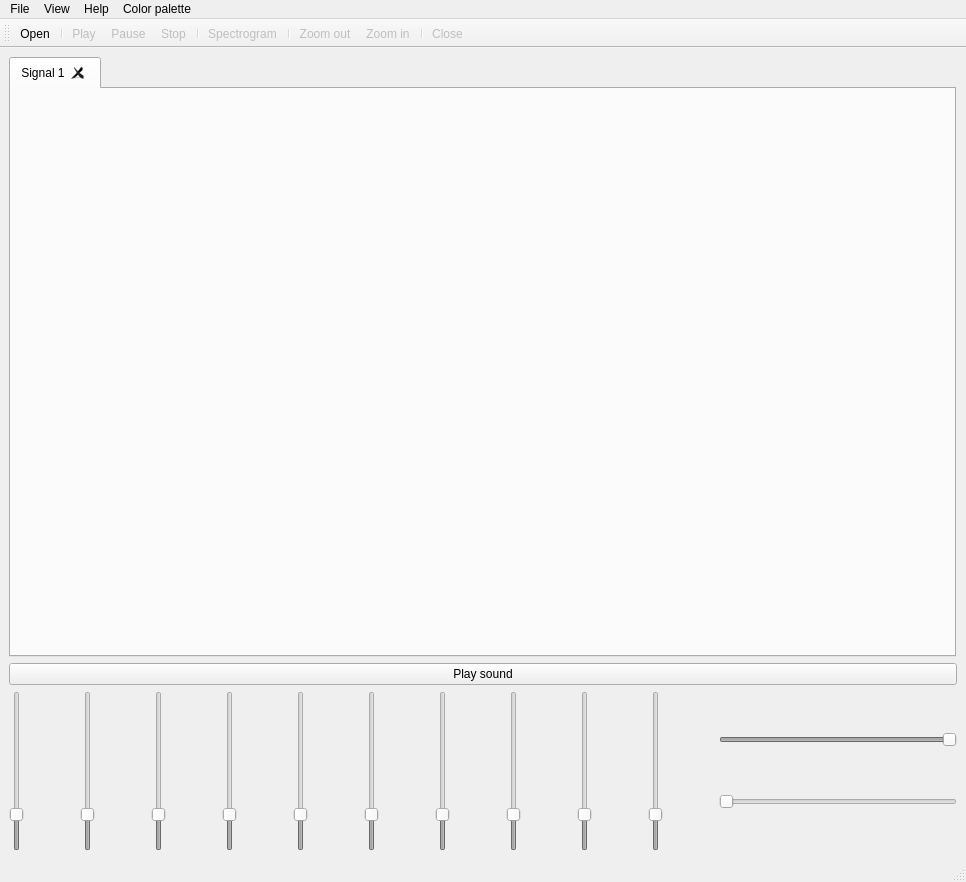
<?xml version="1.0" encoding="UTF-8"?>
<ui version="4.0">
 <class>MainWindow</class>
 <widget class="QMainWindow" name="MainWindow">
  <property name="geometry">
   <rect>
    <x>0</x>
    <y>0</y>
    <width>966</width>
    <height>882</height>
   </rect>
  </property>
  <property name="windowTitle">
   <string>Signal viewer</string>
  </property>
  <property name="windowIcon">
   <iconset>
    <normaloff>icons/ecg.png</normaloff>icons/ecg.png</iconset>
  </property>
  <widget class="QWidget" name="centralwidget">
   <layout class="QGridLayout" name="gridLayout">
    <item row="2" column="0">
     <layout class="QVBoxLayout" name="verticalLayout_6">
      <item>
       <layout class="QHBoxLayout" name="horizontalLayout_5">
        <item>
         <widget class="QSlider" name="verticalSlider_1">
          <property name="enabled">
           <bool>false</bool>
          </property>
          <property name="maximum">
           <number>50</number>
          </property>
          <property name="singleStep">
           <number>1</number>
          </property>
          <property name="value">
           <number>10</number>
          </property>
          <property name="orientation">
           <enum>Qt::Vertical</enum>
          </property>
         </widget>
        </item>
        <item>
         <spacer name="horizontalSpacer_2">
          <property name="orientation">
           <enum>Qt::Horizontal</enum>
          </property>
          <property name="sizeType">
           <enum>QSizePolicy::Fixed</enum>
          </property>
          <property name="sizeHint" stdset="0">
           <size>
            <width>50</width>
            <height>20</height>
           </size>
          </property>
         </spacer>
        </item>
        <item>
         <widget class="QSlider" name="verticalSlider_2">
          <property name="enabled">
           <bool>false</bool>
          </property>
          <property name="maximum">
           <number>50</number>
          </property>
          <property name="value">
           <number>10</number>
          </property>
          <property name="orientation">
           <enum>Qt::Vertical</enum>
          </property>
         </widget>
        </item>
        <item>
         <spacer name="horizontalSpacer_3">
          <property name="orientation">
           <enum>Qt::Horizontal</enum>
          </property>
          <property name="sizeType">
           <enum>QSizePolicy::Fixed</enum>
          </property>
          <property name="sizeHint" stdset="0">
           <size>
            <width>50</width>
            <height>20</height>
           </size>
          </property>
         </spacer>
        </item>
        <item>
         <widget class="QSlider" name="verticalSlider_3">
          <property name="enabled">
           <bool>false</bool>
          </property>
          <property name="maximum">
           <number>50</number>
          </property>
          <property name="value">
           <number>10</number>
          </property>
          <property name="orientation">
           <enum>Qt::Vertical</enum>
          </property>
         </widget>
        </item>
        <item>
         <spacer name="horizontalSpacer_4">
          <property name="orientation">
           <enum>Qt::Horizontal</enum>
          </property>
          <property name="sizeType">
           <enum>QSizePolicy::Fixed</enum>
          </property>
          <property name="sizeHint" stdset="0">
           <size>
            <width>50</width>
            <height>20</height>
           </size>
          </property>
         </spacer>
        </item>
        <item>
         <widget class="QSlider" name="verticalSlider_4">
          <property name="enabled">
           <bool>false</bool>
          </property>
          <property name="maximum">
           <number>50</number>
          </property>
          <property name="value">
           <number>10</number>
          </property>
          <property name="orientation">
           <enum>Qt::Vertical</enum>
          </property>
         </widget>
        </item>
        <item>
         <spacer name="horizontalSpacer_5">
          <property name="orientation">
           <enum>Qt::Horizontal</enum>
          </property>
          <property name="sizeType">
           <enum>QSizePolicy::Fixed</enum>
          </property>
          <property name="sizeHint" stdset="0">
           <size>
            <width>50</width>
            <height>20</height>
           </size>
          </property>
         </spacer>
        </item>
        <item>
         <widget class="QSlider" name="verticalSlider_5">
          <property name="enabled">
           <bool>false</bool>
          </property>
          <property name="maximum">
           <number>50</number>
          </property>
          <property name="value">
           <number>10</number>
          </property>
          <property name="orientation">
           <enum>Qt::Vertical</enum>
          </property>
         </widget>
        </item>
        <item>
         <spacer name="horizontalSpacer_6">
          <property name="orientation">
           <enum>Qt::Horizontal</enum>
          </property>
          <property name="sizeType">
           <enum>QSizePolicy::Fixed</enum>
          </property>
          <property name="sizeHint" stdset="0">
           <size>
            <width>50</width>
            <height>20</height>
           </size>
          </property>
         </spacer>
        </item>
        <item>
         <widget class="QSlider" name="verticalSlider_6">
          <property name="enabled">
           <bool>false</bool>
          </property>
          <property name="maximum">
           <number>50</number>
          </property>
          <property name="value">
           <number>10</number>
          </property>
          <property name="orientation">
           <enum>Qt::Vertical</enum>
          </property>
         </widget>
        </item>
        <item>
         <spacer name="horizontalSpacer_7">
          <property name="orientation">
           <enum>Qt::Horizontal</enum>
          </property>
          <property name="sizeType">
           <enum>QSizePolicy::Fixed</enum>
          </property>
          <property name="sizeHint" stdset="0">
           <size>
            <width>50</width>
            <height>20</height>
           </size>
          </property>
         </spacer>
        </item>
        <item>
         <widget class="QSlider" name="verticalSlider_7">
          <property name="enabled">
           <bool>false</bool>
          </property>
          <property name="maximum">
           <number>50</number>
          </property>
          <property name="value">
           <number>10</number>
          </property>
          <property name="orientation">
           <enum>Qt::Vertical</enum>
          </property>
         </widget>
        </item>
        <item>
         <spacer name="horizontalSpacer_8">
          <property name="orientation">
           <enum>Qt::Horizontal</enum>
          </property>
          <property name="sizeType">
           <enum>QSizePolicy::Fixed</enum>
          </property>
          <property name="sizeHint" stdset="0">
           <size>
            <width>50</width>
            <height>20</height>
           </size>
          </property>
         </spacer>
        </item>
        <item>
         <widget class="QSlider" name="verticalSlider_8">
          <property name="enabled">
           <bool>false</bool>
          </property>
          <property name="maximum">
           <number>50</number>
          </property>
          <property name="value">
           <number>10</number>
          </property>
          <property name="orientation">
           <enum>Qt::Vertical</enum>
          </property>
         </widget>
        </item>
        <item>
         <spacer name="horizontalSpacer_9">
          <property name="orientation">
           <enum>Qt::Horizontal</enum>
          </property>
          <property name="sizeType">
           <enum>QSizePolicy::Fixed</enum>
          </property>
          <property name="sizeHint" stdset="0">
           <size>
            <width>50</width>
            <height>20</height>
           </size>
          </property>
         </spacer>
        </item>
        <item>
         <widget class="QSlider" name="verticalSlider_9">
          <property name="enabled">
           <bool>false</bool>
          </property>
          <property name="maximum">
           <number>50</number>
          </property>
          <property name="value">
           <number>10</number>
          </property>
          <property name="orientation">
           <enum>Qt::Vertical</enum>
          </property>
         </widget>
        </item>
        <item>
         <spacer name="horizontalSpacer_10">
          <property name="orientation">
           <enum>Qt::Horizontal</enum>
          </property>
          <property name="sizeType">
           <enum>QSizePolicy::Fixed</enum>
          </property>
          <property name="sizeHint" stdset="0">
           <size>
            <width>50</width>
            <height>20</height>
           </size>
          </property>
         </spacer>
        </item>
        <item>
         <widget class="QSlider" name="verticalSlider_10">
          <property name="enabled">
           <bool>false</bool>
          </property>
          <property name="maximum">
           <number>50</number>
          </property>
          <property name="value">
           <number>10</number>
          </property>
          <property name="orientation">
           <enum>Qt::Vertical</enum>
          </property>
         </widget>
        </item>
        <item>
         <spacer name="horizontalSpacer">
          <property name="orientation">
           <enum>Qt::Horizontal</enum>
          </property>
          <property name="sizeType">
           <enum>QSizePolicy::Fixed</enum>
          </property>
          <property name="sizeHint" stdset="0">
           <size>
            <width>50</width>
            <height>20</height>
           </size>
          </property>
         </spacer>
        </item>
        <item>
         <layout class="QVBoxLayout" name="verticalLayout_3">
          <item>
           <widget class="QSlider" name="verticalSlider_12">
            <property name="enabled">
             <bool>false</bool>
            </property>
            <property name="sizePolicy">
             <sizepolicy hsizetype="Expanding" vsizetype="Fixed">
              <horstretch>0</horstretch>
              <verstretch>0</verstretch>
             </sizepolicy>
            </property>
            <property name="maximum">
             <number>100</number>
            </property>
            <property name="value">
             <number>100</number>
            </property>
            <property name="orientation">
             <enum>Qt::Horizontal</enum>
            </property>
           </widget>
          </item>
          <item>
           <widget class="QSlider" name="verticalSlider_11">
            <property name="enabled">
             <bool>false</bool>
            </property>
            <property name="sizePolicy">
             <sizepolicy hsizetype="Expanding" vsizetype="Fixed">
              <horstretch>0</horstretch>
              <verstretch>0</verstretch>
             </sizepolicy>
            </property>
            <property name="maximum">
             <number>100</number>
            </property>
            <property name="orientation">
             <enum>Qt::Horizontal</enum>
            </property>
           </widget>
          </item>
         </layout>
        </item>
       </layout>
      </item>
     </layout>
    </item>
    <item row="0" column="0">
     <layout class="QHBoxLayout" name="horizontalLayout">
      <item>
       <widget class="QTabWidget" name="tabWidget">
        <property name="currentIndex">
         <number>0</number>
        </property>
        <property name="documentMode">
         <bool>false</bool>
        </property>
        <property name="tabsClosable">
         <bool>true</bool>
        </property>
        <property name="tabBarAutoHide">
         <bool>false</bool>
        </property>
        <widget class="QWidget" name="tab">
         <property name="enabled">
          <bool>true</bool>
         </property>
         <attribute name="title">
          <string>Signal 1</string>
         </attribute>
         <layout class="QGridLayout" name="gridLayout_4">
          <item row="0" column="0">
           <layout class="QHBoxLayout" name="horizontalLayout_2">
            <item>
             <layout class="QVBoxLayout" name="verticalLayout">
              <item>
               <widget class="PlotWidget" name="widget_before1" native="true"/>
              </item>
              <item>
               <widget class="PlotWidget" name="widget_after1" native="true"/>
              </item>
             </layout>
            </item>
            <item>
             <layout class="QVBoxLayout" name="verticalLayout_2">
              <item>
               <widget class="PlotWidget" name="widget_1s" native="true"/>
              </item>
             </layout>
            </item>
           </layout>
          </item>
         </layout>
        </widget>
       </widget>
      </item>
      <item>
       <spacer name="verticalSpacer">
        <property name="orientation">
         <enum>Qt::Vertical</enum>
        </property>
        <property name="sizeType">
         <enum>QSizePolicy::Preferred</enum>
        </property>
        <property name="sizeHint" stdset="0">
         <size>
          <width>1</width>
          <height>600</height>
         </size>
        </property>
       </spacer>
      </item>
     </layout>
    </item>
    <item row="1" column="0">
     <widget class="QPushButton" name="pushButton">
      <property name="text">
       <string>Play sound</string>
      </property>
     </widget>
    </item>
   </layout>
  </widget>
  <widget class="QMenuBar" name="menubar">
   <property name="geometry">
    <rect>
     <x>0</x>
     <y>0</y>
     <width>966</width>
     <height>22</height>
    </rect>
   </property>
   <widget class="QMenu" name="menuFile">
    <property name="title">
     <string>File</string>
    </property>
    <addaction name="actionOpen"/>
    <addaction name="actionNew_tab"/>
    <addaction name="separator"/>
    <addaction name="actionSave_as_PDF"/>
    <addaction name="actionExit"/>
   </widget>
   <widget class="QMenu" name="menuView">
    <property name="title">
     <string>View</string>
    </property>
    <addaction name="actionToolbar"/>
    <addaction name="actionStatus_bar"/>
    <addaction name="separator"/>
    <addaction name="actionPlay"/>
    <addaction name="actionPause"/>
    <addaction name="actionStop"/>
    <addaction name="separator"/>
    <addaction name="actionFaster"/>
    <addaction name="actionSlower"/>
    <addaction name="separator"/>
    <addaction name="actionSpectrogram"/>
    <addaction name="separator"/>
    <addaction name="actionZoom_in"/>
    <addaction name="actionZoom_out"/>
    <addaction name="separator"/>
    <addaction name="actionScroll_up"/>
    <addaction name="actionScroll_down"/>
    <addaction name="actionScroll_left"/>
    <addaction name="actionScroll_right"/>
    <addaction name="separator"/>
    <addaction name="actionClose"/>
   </widget>
   <widget class="QMenu" name="menuHelp">
    <property name="title">
     <string>Help</string>
    </property>
    <addaction name="actionAbout"/>
   </widget>
   <widget class="QMenu" name="menuColor_palette">
    <property name="title">
     <string>Color palette</string>
    </property>
    <addaction name="actionColor_1"/>
    <addaction name="actionColor_2"/>
    <addaction name="actionColor_3"/>
    <addaction name="actionColor_4"/>
    <addaction name="actionColor_5"/>
   </widget>
   <addaction name="menuFile"/>
   <addaction name="menuView"/>
   <addaction name="menuHelp"/>
   <addaction name="menuColor_palette"/>
  </widget>
  <widget class="QStatusBar" name="statusbar">
   <property name="statusTip">
    <string>Ready</string>
   </property>
  </widget>
  <widget class="QToolBar" name="toolBar">
   <property name="windowTitle">
    <string>toolBar_2</string>
   </property>
   <attribute name="toolBarArea">
    <enum>TopToolBarArea</enum>
   </attribute>
   <attribute name="toolBarBreak">
    <bool>false</bool>
   </attribute>
   <addaction name="actionOpen"/>
   <addaction name="separator"/>
   <addaction name="actionPlay"/>
   <addaction name="actionPause"/>
   <addaction name="actionStop"/>
   <addaction name="separator"/>
   <addaction name="actionSpectrogram"/>
   <addaction name="separator"/>
   <addaction name="actionZoom_out"/>
   <addaction name="actionZoom_in"/>
   <addaction name="separator"/>
   <addaction name="actionClose"/>
  </widget>
  <action name="actionOpen">
   <property name="icon">
    <iconset>
     <normaloff>icons/folder.png</normaloff>icons/folder.png</iconset>
   </property>
   <property name="text">
    <string>Open...</string>
   </property>
   <property name="statusTip">
    <string>Open an existing document</string>
   </property>
   <property name="shortcut">
    <string>Ctrl+O</string>
   </property>
  </action>
  <action name="actionToolbar">
   <property name="checkable">
    <bool>true</bool>
   </property>
   <property name="checked">
    <bool>true</bool>
   </property>
   <property name="text">
    <string>Toolbar</string>
   </property>
   <property name="statusTip">
    <string>Show or hide the toolbar</string>
   </property>
  </action>
  <action name="actionStatus_bar">
   <property name="checkable">
    <bool>true</bool>
   </property>
   <property name="checked">
    <bool>true</bool>
   </property>
   <property name="text">
    <string>Status bar</string>
   </property>
   <property name="statusTip">
    <string>Show or hide the status bar</string>
   </property>
  </action>
  <action name="actionZoom_in">
   <property name="enabled">
    <bool>false</bool>
   </property>
   <property name="icon">
    <iconset>
     <normaloff>icons/zoom-in.png</normaloff>icons/zoom-in.png</iconset>
   </property>
   <property name="text">
    <string>Zoom in</string>
   </property>
   <property name="statusTip">
    <string>Zoom in</string>
   </property>
   <property name="shortcut">
    <string>Ctrl+E</string>
   </property>
  </action>
  <action name="actionZoom_out">
   <property name="enabled">
    <bool>false</bool>
   </property>
   <property name="icon">
    <iconset>
     <normaloff>icons/magnifying-glass.png</normaloff>icons/magnifying-glass.png</iconset>
   </property>
   <property name="text">
    <string>Zoom out</string>
   </property>
   <property name="statusTip">
    <string>Zoom out</string>
   </property>
   <property name="shortcut">
    <string>Ctrl+D</string>
   </property>
  </action>
  <action name="actionAbout">
   <property name="text">
    <string>About...</string>
   </property>
   <property name="statusTip">
    <string>Show Information, version number and copy rights </string>
   </property>
   <property name="shortcut">
    <string>Ctrl+H</string>
   </property>
  </action>
  <action name="actionClose">
   <property name="enabled">
    <bool>false</bool>
   </property>
   <property name="icon">
    <iconset>
     <normaloff>icons/rejected.png</normaloff>icons/rejected.png</iconset>
   </property>
   <property name="text">
    <string>Close</string>
   </property>
   <property name="statusTip">
    <string>Close the selected signal</string>
   </property>
   <property name="shortcut">
    <string>Ctrl+Q</string>
   </property>
  </action>
  <action name="actionPlay">
   <property name="enabled">
    <bool>false</bool>
   </property>
   <property name="icon">
    <iconset>
     <normaloff>icons/play.png</normaloff>icons/play.png</iconset>
   </property>
   <property name="text">
    <string>Play</string>
   </property>
   <property name="statusTip">
    <string>Play the signal</string>
   </property>
   <property name="shortcut">
    <string>Ctrl+P</string>
   </property>
  </action>
  <action name="actionPause">
   <property name="enabled">
    <bool>false</bool>
   </property>
   <property name="icon">
    <iconset>
     <normaloff>icons/pause(1).png</normaloff>icons/pause(1).png</iconset>
   </property>
   <property name="text">
    <string>Pause</string>
   </property>
   <property name="statusTip">
    <string>Pause the signal</string>
   </property>
   <property name="shortcut">
    <string>Space</string>
   </property>
  </action>
  <action name="actionStop">
   <property name="enabled">
    <bool>false</bool>
   </property>
   <property name="icon">
    <iconset>
     <normaloff>icons/iconfinder_Stop_85391.png</normaloff>icons/iconfinder_Stop_85391.png</iconset>
   </property>
   <property name="text">
    <string>Stop</string>
   </property>
   <property name="statusTip">
    <string>Stop signal flow</string>
   </property>
   <property name="shortcut">
    <string>Return</string>
   </property>
  </action>
  <action name="action1_Signal">
   <property name="checkable">
    <bool>true</bool>
   </property>
   <property name="checked">
    <bool>true</bool>
   </property>
   <property name="text">
    <string>Signal 1</string>
   </property>
   <property name="statusTip">
    <string>View the first signal</string>
   </property>
   <property name="shortcut">
    <string>F1</string>
   </property>
  </action>
  <action name="action2_Signals">
   <property name="checkable">
    <bool>true</bool>
   </property>
   <property name="text">
    <string>Signal 2</string>
   </property>
   <property name="statusTip">
    <string>View the second signal</string>
   </property>
   <property name="shortcut">
    <string>F2</string>
   </property>
  </action>
  <action name="action3_Signals">
   <property name="checkable">
    <bool>true</bool>
   </property>
   <property name="text">
    <string>Signal 3</string>
   </property>
   <property name="statusTip">
    <string>View the third signal</string>
   </property>
   <property name="shortcut">
    <string>F3</string>
   </property>
  </action>
  <action name="actionSpectrogram">
   <property name="enabled">
    <bool>false</bool>
   </property>
   <property name="icon">
    <iconset>
     <normaloff>icons/color-circle.png</normaloff>icons/color-circle.png</iconset>
   </property>
   <property name="text">
    <string>Spectrogram</string>
   </property>
   <property name="statusTip">
    <string>Create a spectrogram of the selected signal</string>
   </property>
   <property name="shortcut">
    <string>Ctrl+T</string>
   </property>
  </action>
  <action name="actionExit">
   <property name="text">
    <string>Exit</string>
   </property>
   <property name="statusTip">
    <string>Exit</string>
   </property>
   <property name="shortcut">
    <string>Esc</string>
   </property>
  </action>
  <action name="actionSignal_graph">
   <property name="enabled">
    <bool>true</bool>
   </property>
   <property name="icon">
    <iconset>
     <normaloff>icons/ecg-lines.png</normaloff>icons/ecg-lines.png</iconset>
   </property>
   <property name="text">
    <string>Signal graph</string>
   </property>
   <property name="statusTip">
    <string>Show the signal ghraph</string>
   </property>
   <property name="shortcut">
    <string>Ctrl+G</string>
   </property>
  </action>
  <action name="actionSave_as_PDF">
   <property name="enabled">
    <bool>false</bool>
   </property>
   <property name="text">
    <string>Save as PDF</string>
   </property>
   <property name="statusTip">
    <string>Save signals as pdf</string>
   </property>
   <property name="shortcut">
    <string>Ctrl+S</string>
   </property>
  </action>
  <action name="actionFaster">
   <property name="enabled">
    <bool>false</bool>
   </property>
   <property name="icon">
    <iconset>
     <normaloff>icons/fast-forward.png</normaloff>icons/fast-forward.png</iconset>
   </property>
   <property name="text">
    <string>Faster</string>
   </property>
   <property name="statusTip">
    <string>Make the playback faster</string>
   </property>
  </action>
  <action name="actionSlower">
   <property name="enabled">
    <bool>false</bool>
   </property>
   <property name="icon">
    <iconset>
     <normaloff>icons/fast-forward(1).png</normaloff>icons/fast-forward(1).png</iconset>
   </property>
   <property name="text">
    <string>Slower</string>
   </property>
   <property name="statusTip">
    <string>Make the playback slower</string>
   </property>
  </action>
  <action name="actionColor_1">
   <property name="enabled">
    <bool>false</bool>
   </property>
   <property name="text">
    <string>Color 1</string>
   </property>
  </action>
  <action name="actionColor_2">
   <property name="enabled">
    <bool>false</bool>
   </property>
   <property name="text">
    <string>Color 2</string>
   </property>
  </action>
  <action name="actionColor_3">
   <property name="enabled">
    <bool>false</bool>
   </property>
   <property name="text">
    <string>Color 3</string>
   </property>
  </action>
  <action name="actionColor_4">
   <property name="enabled">
    <bool>false</bool>
   </property>
   <property name="text">
    <string>Color 4</string>
   </property>
  </action>
  <action name="actionColor_5">
   <property name="enabled">
    <bool>false</bool>
   </property>
   <property name="text">
    <string>Color 5</string>
   </property>
  </action>
  <action name="actionScroll_up">
   <property name="enabled">
    <bool>false</bool>
   </property>
   <property name="icon">
    <iconset>
     <normaloff>icons/up-arrow.png</normaloff>icons/up-arrow.png</iconset>
   </property>
   <property name="text">
    <string>Scroll up</string>
   </property>
   <property name="statusTip">
    <string>Scroll the graph up</string>
   </property>
   <property name="shortcut">
    <string>Up</string>
   </property>
  </action>
  <action name="actionScroll_down">
   <property name="enabled">
    <bool>false</bool>
   </property>
   <property name="icon">
    <iconset>
     <normaloff>icons/arrow-down-sign-to-navigate.png</normaloff>icons/arrow-down-sign-to-navigate.png</iconset>
   </property>
   <property name="text">
    <string>Scroll down</string>
   </property>
   <property name="statusTip">
    <string>Scroll the graph down</string>
   </property>
   <property name="shortcut">
    <string>Down</string>
   </property>
  </action>
  <action name="actionScroll_left">
   <property name="enabled">
    <bool>false</bool>
   </property>
   <property name="icon">
    <iconset>
     <normaloff>icons/left-arrow.png</normaloff>icons/left-arrow.png</iconset>
   </property>
   <property name="text">
    <string>Scroll left</string>
   </property>
   <property name="statusTip">
    <string>Scroll the graph left</string>
   </property>
   <property name="shortcut">
    <string>Left</string>
   </property>
  </action>
  <action name="actionScroll_right">
   <property name="enabled">
    <bool>false</bool>
   </property>
   <property name="icon">
    <iconset>
     <normaloff>icons/right-arrow.png</normaloff>icons/right-arrow.png</iconset>
   </property>
   <property name="text">
    <string>Scroll right</string>
   </property>
   <property name="statusTip">
    <string>Scroll the graph right</string>
   </property>
   <property name="whatsThis">
    <string/>
   </property>
   <property name="shortcut">
    <string>Right</string>
   </property>
  </action>
  <action name="actionSave">
   <property name="enabled">
    <bool>false</bool>
   </property>
   <property name="text">
    <string>Save the sound</string>
   </property>
  </action>
  <action name="actionNew_tab">
   <property name="text">
    <string>New tab</string>
   </property>
  </action>
 </widget>
 <customwidgets>
  <customwidget>
   <class>PlotWidget</class>
   <extends>QWidget</extends>
   <header>pyqtgraph.h</header>
   <container>1</container>
  </customwidget>
 </customwidgets>
 <resources/>
 <connections/>
</ui>
